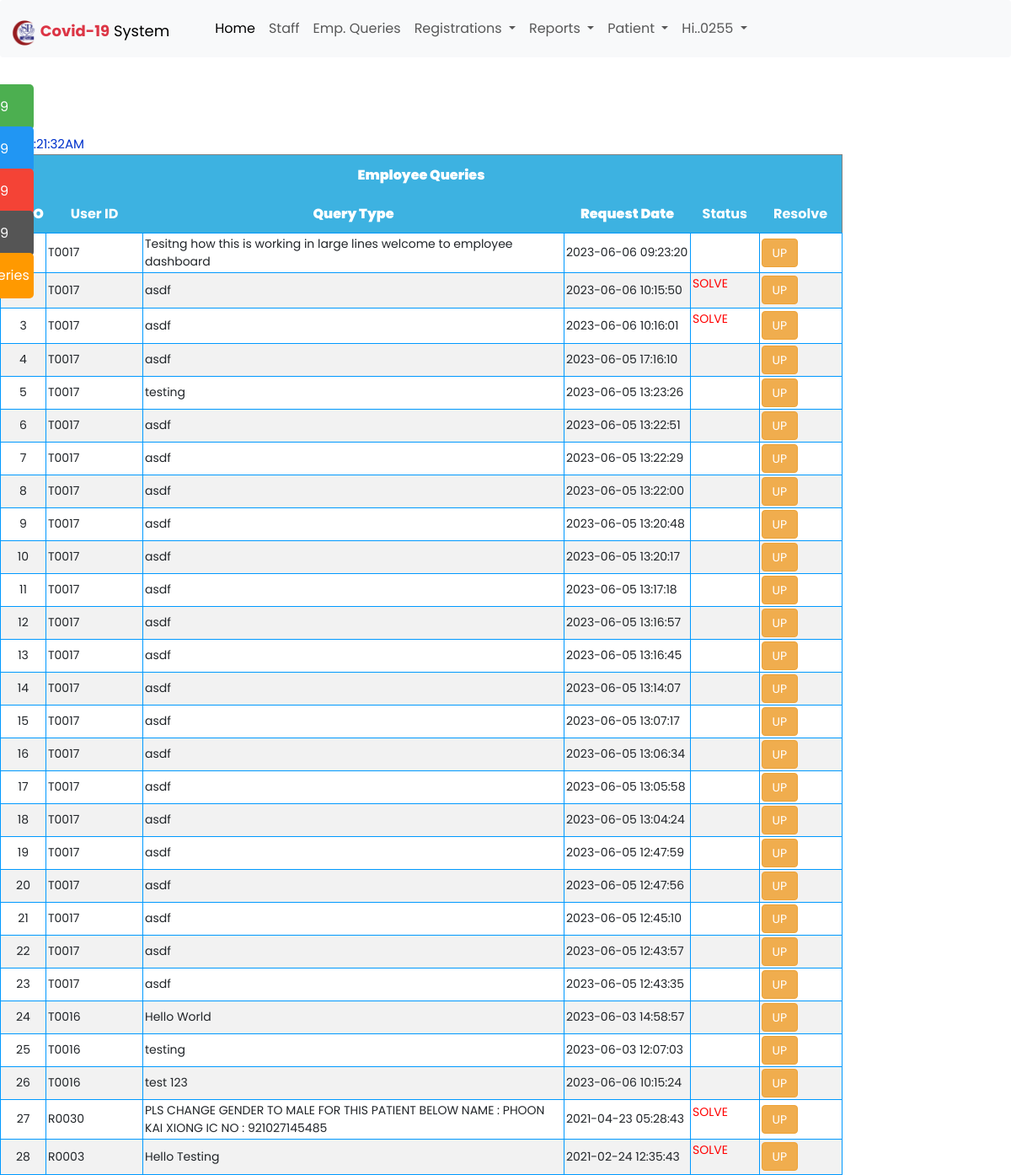
The page /queries_super_admin.php (signed in) on the database its author committed.
### tables this page shows
CREATE TABLE `messages` (
  `id` int(11) NOT NULL AUTO_INCREMENT,
  `author` varchar(100) NOT NULL,
  `msg` varchar(100) NOT NULL,
  `status` varchar(100) NOT NULL,
  `date` timestamp NOT NULL DEFAULT current_timestamp() ON UPDATE current_timestamp(),
  PRIMARY KEY (`id`)
);

### queries_super_admin.php (the view, shortened to what this page needs)
<?php
include "conn.php";
include_once "left_menu.php";
?>
<?php
include_once "header_super_admin.php";
include_once "time.php";
?>
<link rel="stylesheet" type="text/css" href="css/bootstrap.css"/>
<table width="837" height="65" border="1" align="center" id='des'>
<thead class="alert-success">
  <tr>
    <th colspan="6" align="center"><strong>Employee Queries</strong></th>
  </tr>
  <tr>
    <th width="54"><strong>SL.NO</strong></th>
    <th width="115">User ID</th>
    <th width="500"><strong>Query Type</strong></th>
    <th width="150"><strong>Request Date</strong></th>
    <th>Status</th>
    <th>Resolve</th>
  </tr>
  </thead>
<?php
$i=1;
$query=mysqli_query($conn,"select * from messages ORDER by id desc");
						while($row_q=mysqli_fetch_array($query))
                        {
?>
  <tr>
 	 <td align="center"><?php echo $i;?></td>
 	 <td><?php echo $row_q["author"];?></td>
  	<td><?php echo $row_q["msg"];?></td>
	<td><?php echo $row_q["date"];
	?></td>
	<td><?php
	switch($row_q["status"])
	{
		case 1: echo"<p style='color:red'>SOLVE";
		break;
	}
	?></td>
	<td><button class="btn btn-warning" data-toggle="modal" type="button" data-target="#update_modal<?php echo $row_q['id']?>"><span class="glyphicon glyphicon-edit"></span> UP</button></td>
    <?php
					$i++;
					}
				?>
  </tr>
</table>

### css/style.css (style rules this page uses)
* { box-sizing: border-box; }
* { padding: 0px; margin: 0px; font-family: 'poppins', sans-serif; }

### queries_super_admin.php (style rules this page uses)
#des { font-family: "cambria"; border-collapse: collapse; width: 1000px; }
#des td { border: 1px solid #09F; padding: 2px; font-size: 14px; }
#des tr:nth-child(even) { background-color: #f2f2f2; }
#des th { padding-top: 12px; padding-bottom: 10px; text-align: center; background-color: #3db2e1; color: white; font-size: 16px; }

### rows shown on the page
messages: author "T0017", msg "Tesitng how this is working in large lines welcome to employee dashboard", date "2023-06-06 09:23:20"
messages: author "T0017", msg "asdf", date "2023-06-06 10:15:50", status "SOLVE"
messages: author "T0017", msg "asdf", date "2023-06-06 10:16:01", status "SOLVE"
messages: author "T0017", msg "asdf", date "2023-06-05 17:16:10"
messages: author "T0017", msg "testing", date "2023-06-05 13:23:26"
messages: author "T0017", msg "asdf", date "2023-06-05 13:22:51"
messages: author "T0017", msg "asdf", date "2023-06-05 13:22:29"
messages: author "T0017", msg "asdf", date "2023-06-05 13:22:00"
messages: author "T0017", msg "asdf", date "2023-06-05 13:20:48"
messages: author "T0017", msg "asdf", date "2023-06-05 13:20:17"
messages: author "T0017", msg "asdf", date "2023-06-05 13:17:18"
messages: author "T0017", msg "asdf", date "2023-06-05 13:16:57"
messages: author "T0017", msg "asdf", date "2023-06-05 13:16:45"
messages: author "T0017", msg "asdf", date "2023-06-05 13:14:07"
messages: author "T0017", msg "asdf", date "2023-06-05 13:07:17"
messages: author "T0017", msg "asdf", date "2023-06-05 13:06:34"
messages: author "T0017", msg "asdf", date "2023-06-05 13:05:58"
messages: author "T0017", msg "asdf", date "2023-06-05 13:04:24"
messages: author "T0017", msg "asdf", date "2023-06-05 12:47:59"
messages: author "T0017", msg "asdf", date "2023-06-05 12:47:56"
messages: author "T0017", msg "asdf", date "2023-06-05 12:45:10"
messages: author "T0017", msg "asdf", date "2023-06-05 12:43:57"
messages: author "T0017", msg "asdf", date "2023-06-05 12:43:35"
messages: author "T0016", msg "Hello World", date "2023-06-03 14:58:57"
messages: author "T0016", msg "testing", date "2023-06-03 12:07:03"
messages: author "T0016", msg "test 123", date "2023-06-06 10:15:24"
messages: author "R0030", msg "PLS CHANGE GENDER TO MALE FOR THIS PATIENT BELOW NAME : PHOON KAI XIONG IC NO : 921027145485", date "2021-04-23 05:28:43", status "SOLVE"
messages: author "R0003", msg "Hello Testing", date "2021-02-24 12:35:43", status "SOLVE"

### other values the page prints
$_SESSION['user_id'] "0255"
